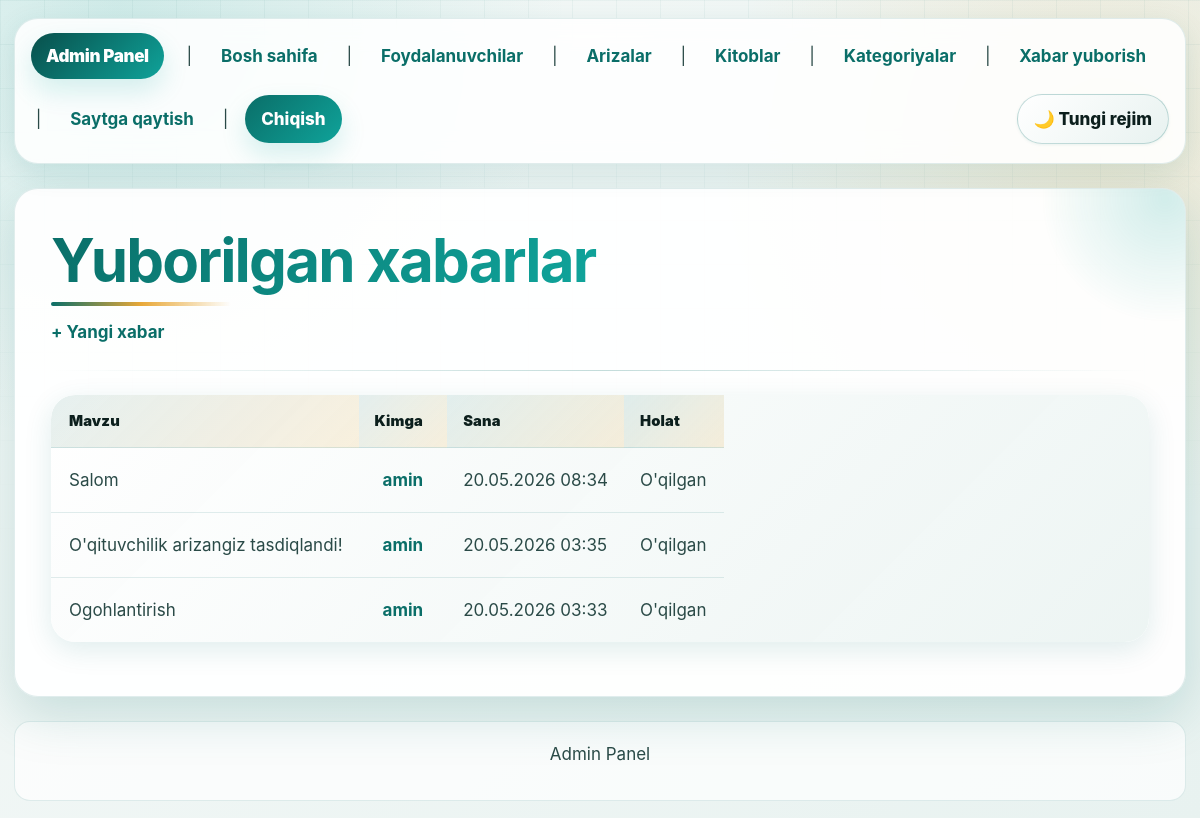
The page /dashboard/messages/ (signed in) on the database its author committed.
### main/models.py (models this page shows, shortened)
class AdminMessage(models.Model):
    sender = models.ForeignKey(
        User,
        on_delete=models.CASCADE,
        related_name='sent_messages',
        verbose_name="Jo'natuvchi (admin)",
    )
    recipient = models.ForeignKey(
        User,
        on_delete=models.CASCADE,
        related_name='received_messages',
        verbose_name="Qabul qiluvchi",
    )
    subject = models.CharField(
        max_length=255,
        verbose_name="Mavzu",
    )
    body = models.TextField(
        verbose_name="Xabar matni",
    )
    is_read = models.BooleanField(
        default=False,
        verbose_name="O'qilganmi?",
    )
    read_at = models.DateTimeField(
        null=True,
        blank=True,
        verbose_name="O'qilgan vaqt",
    )
    created_at = models.DateTimeField(auto_now_add=True)
    class Meta:
        verbose_name = "Admin xabari"
        verbose_name_plural = "Admin xabarlari"
        ordering = ['-created_at']

class User(AbstractUser):
    class Role(models.TextChoices):
        STUDENT = 'student', 'Talaba'
        TEACHER = 'teacher', "O'qituvchi"
        ADMIN   = 'admin',   'Admin'
    role = models.CharField(
        max_length=10,
        choices=Role.choices,
        default=Role.STUDENT,
        verbose_name="Rol",
    )
    avatar = models.ImageField(
        upload_to='avatars/',
        null=True,
        blank=True,
        verbose_name="Profil rasmi",
    )
    bio = models.TextField(
        blank=True,
        verbose_name="Biografiya",
    )
    phone = models.CharField(
        max_length=20,
        blank=True,
        verbose_name="Telefon raqami",
    )
    created_at = models.DateTimeField(auto_now_add=True)
    updated_at = models.DateTimeField(auto_now=True)
    groups = models.ManyToManyField(
        'auth.Group',
        related_name='custom_user_set',
        blank=True,
        verbose_name='groups',
    )
    user_permissions = models.ManyToManyField(
        'auth.Permission',
        related_name='custom_user_set',
        blank=True,
        verbose_name='user permissions',
    )
    class Meta:
        verbose_name = "Foydalanuvchi"
        verbose_name_plural = "Foydalanuvchilar"

### main/views.py (the view)
# urls.py: path('dashboard/messages/', views.AdminMessageListView.as_view(), name='admin-message-list'),
class AdminMessageListView(AdminRequiredMixin, View):
    template_name = 'admin_panel/message_list.html'
    def get(self, request):
        msgs = AdminMessage.objects.filter(sender=request.user).order_by('-created_at')
        return render(request, self.template_name, {'messages_list': msgs})

### main/views.py (called while the page is built)
    def dispatch(self, request, *args, **kwargs):
        if not request.user.is_authenticated:
            return self.handle_no_permission()
        if request.user.role != User.Role.ADMIN:
            return HttpResponseForbidden("Bu sahifa faqat adminlar uchun.")
        return super().dispatch(request, *args, **kwargs)

### main/templates/admin_panel/message_list.html (shortened to what this page needs)
{% extends 'admin_panel/base_admin.html' %}
{% block content %}
<h1>Yuborilgan xabarlar</h1>
<p><a href="{% url 'main:admin-send-message' %}">+ Yangi xabar</a></p>
<hr>
{% if messages_list %}
    <table border="1" cellpadding="5">
        <thead>
            <tr>
                <th>Mavzu</th>
                <th>Kimga</th>
                <th>Sana</th>
                <th>Holat</th>
            </tr>
        </thead>
        <tbody>
            {% for msg in messages_list %}
                <tr>
                    <td>{{ msg.subject }}</td>
                    <td>
                        <a href="{% url 'main:admin-user-detail' msg.recipient.pk %}">
                            {{ msg.recipient.username }}
                        </a>
                    </td>
                    <td>{{ msg.created_at|date:"d.m.Y H:i" }}</td>
                    <td>{% if msg.is_read %}O'qilgan{% else %}O'qilmagan{% endif %}</td>
                </tr>
            {% endfor %}
        </tbody>
    </table>
{% else %}
    <p>Hozircha xabar yuborilmagan.</p>
{% endif %}
{% endblock %}

### main/static/main/css/online_library_admin_theme.css (style rules this page uses)
:root { --primary: #0a6e68; --primary-light: #0fa39a; --primary-dark: #084f4b; --primary-glow: rgba(10, 110, 104, 0.10); --primary-glow2: rgba(15, 163, 154, 0.16); --accent: #e8a838; --accent-glow: rgba(232, 168, 56, 0.16); --surface: #f5f9f8; --surface-low: #e8f2f0; --surface-card: #ffffff; --text: #0c1f1d; --text-secondary:#2a4a47; --text-muted: #5d8480; --border: rgba(10, 110, 104, 0.12); --border-strong: rgba(10, 110, 104, 0.24); --shadow-xs: 0 1px 3px rgba(10, 110, 104, 0.08); --shadow: 0 8px 28px rgba(10, 110, 104, 0.12); --shadow-lg: 0 18px 52px rgba(10, 110, 104, 0.18); --error: #c0392b; --error-glow: rgba(192, 57, 43, 0.10); --success: #047857; --radius-sm: 10px; --radius: 16px; --radius-lg: 24px; --reader-font: 17px; color-scheme: light; }
* { box-sizing: border-box; }
html { min-height: 100%; scroll-behavior: smooth; }
body { margin: 0; min-height: 100vh; color: var(--text); font-family: Inter, ui-sans-serif, system-ui, -apple-system, BlinkMacSystemFont, "Segoe UI", Arial, sans-serif; font-size: var(--reader-font); line-height: 1.65; background: radial-gradient(circle at 10% 0%, var(--primary-glow2), transparent 28rem), radial-gradient(circle at 92% 18%, var(--accent-glow), transparent 24rem), linear-gradient(135deg, var(--surface), var(--surface-low)); transition: background-color 240ms ease, color 240ms ease; }
body::before { content: ""; position: fixed; inset: 0; pointer-events: none; z-index: -1; opacity: 0.38; background-image: linear-gradient(var(--border) 1px, transparent 1px), linear-gradient(90deg, var(--border) 1px, transparent 1px); background-size: 44px 44px; mask-image: linear-gradient(to bottom, #000, transparent 72%); }
a { color: var(--primary); font-weight: 700; text-decoration: none; text-underline-offset: 5px; transition: color 180ms ease, background-color 180ms ease, transform 180ms ease, box-shadow 180ms ease; }
hr { height: 1px; margin: 24px 0; border: 0; background: linear-gradient(90deg, transparent, var(--border-strong), transparent); }
h1, h2, h3 { margin: 0 0 12px; color: var(--text); line-height: 1.18; letter-spacing: -0.03em; }
h1 { font-size: clamp(2rem, 5vw, 3.8rem); background: linear-gradient(135deg, var(--primary), var(--primary-light), var(--accent)); -webkit-background-clip: text; background-clip: text; color: transparent; }
p { margin: 0 0 14px; color: var(--text-secondary); }
main > p > a, main > form + p a, li a, p a { border-radius: 10px; }
.js-reveal { opacity: 0; transform: translateY(14px) scale(0.99); }
.js-reveal.is-visible { opacity: 1; transform: none; transition: opacity 520ms ease, transform 520ms ease; }
body.admin-layout { --admin-max: 1180px; }
body.admin-layout h1 { position: relative; padding-bottom: 10px; }
body.admin-layout h1::after { content: ""; position: absolute; left: 0; bottom: 0; width: min(180px, 55%); height: 4px; border-radius: 999px; background: linear-gradient(90deg, var(--primary), var(--accent), transparent); }
body.admin-layout main > p, body.admin-layout main > div, body.admin-layout main > section { position: relative; }
table { width: 100%; margin: 18px 0; border: 0 !important; border-collapse: separate; border-spacing: 0; display: block; overflow-x: auto; color: var(--text-secondary); background: linear-gradient(135deg, color-mix(in srgb, var(--surface-card) 96%, transparent), color-mix(in srgb, var(--surface-low) 78%, transparent)); border-radius: var(--radius-lg); box-shadow: var(--shadow); scrollbar-width: thin; scrollbar-color: var(--primary) transparent; }
thead, tbody, tr { width: 100%; }
th, td { padding: 14px 16px !important; border: 0; border-bottom: 1px solid var(--border); text-align: left; vertical-align: middle; white-space: nowrap; }
th { color: var(--text); font-size: 0.92rem; font-weight: 900; letter-spacing: 0.01em; background: linear-gradient(135deg, var(--primary-glow), var(--accent-glow)); }
tr { transition: background-color 180ms ease, transform 180ms ease; }
td:first-child, th:first-child { padding-left: 18px !important; }
td:last-child, th:last-child { padding-right: 18px !important; }
tbody tr:last-child td { border-bottom: 0; }
td a { display: inline-flex; align-items: center; min-height: 32px; padding: 4px 8px; border-radius: 999px; }
.js-table-wrap table { margin: 0; box-shadow: none; }

### rows shown on the page
AdminMessage: subject "Salom", recipient.username "amin", created_at "20.05.2026 08:34", is_read "O'qilgan"
AdminMessage: subject "O'qituvchilik arizangiz tasdiqlandi!", recipient.username "amin", created_at "20.05.2026 03:35", is_read "O'qilgan"
AdminMessage: subject "Ogohlantirish", recipient.username "amin", created_at "20.05.2026 03:33", is_read "O'qilgan"
